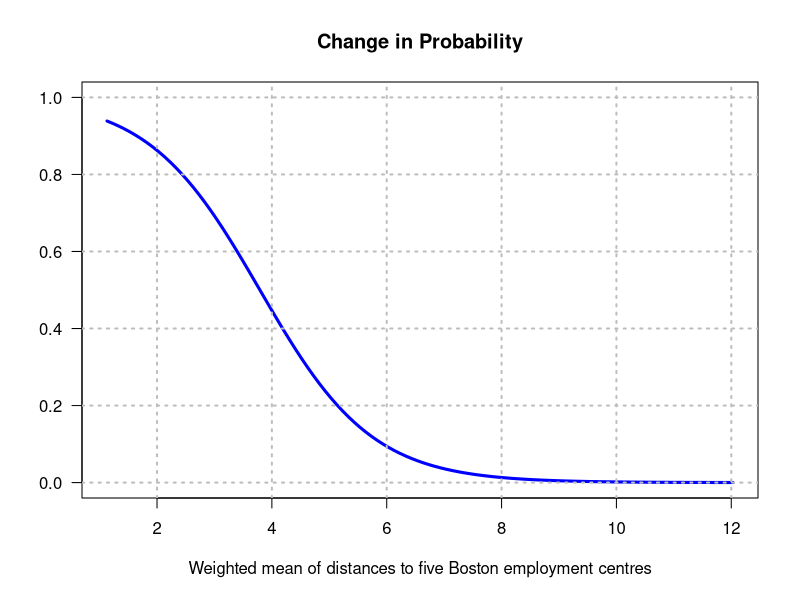
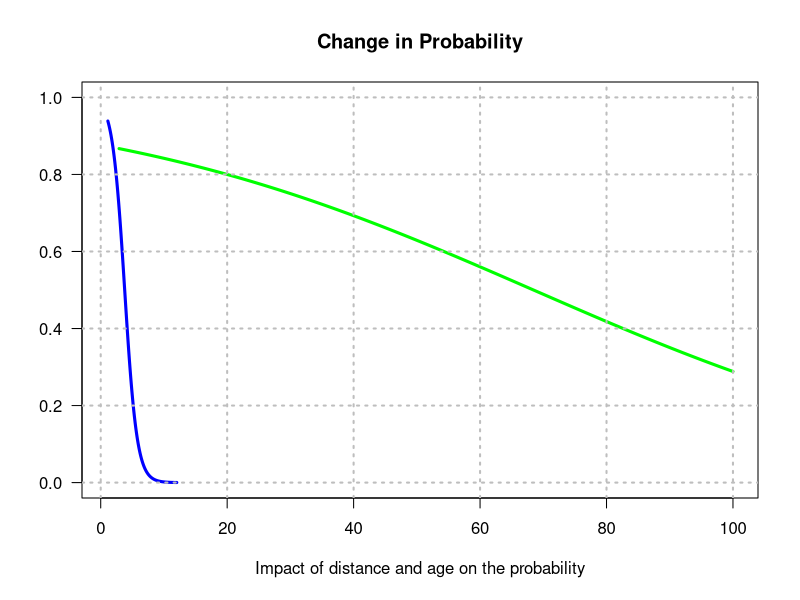
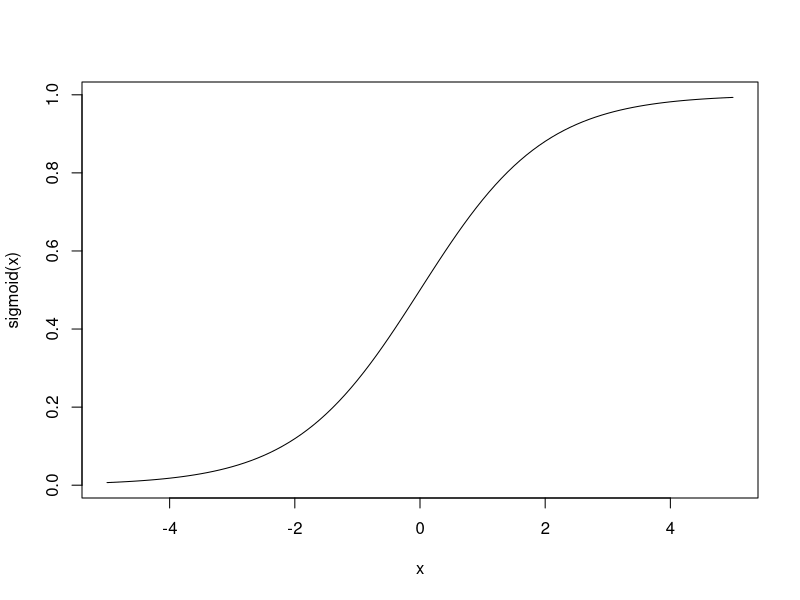
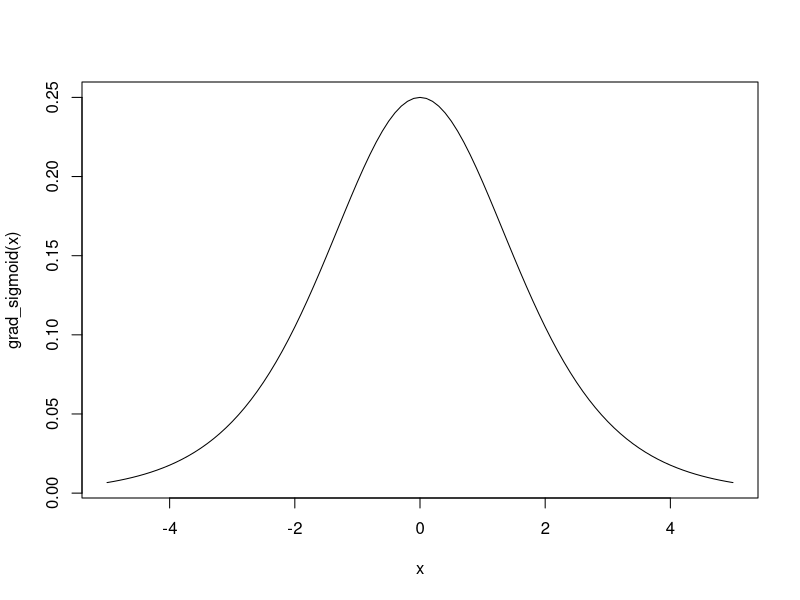
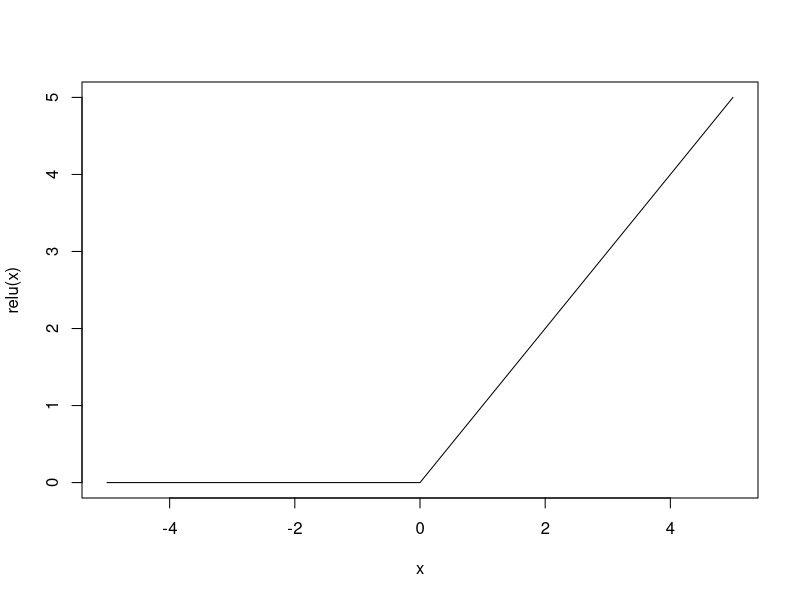
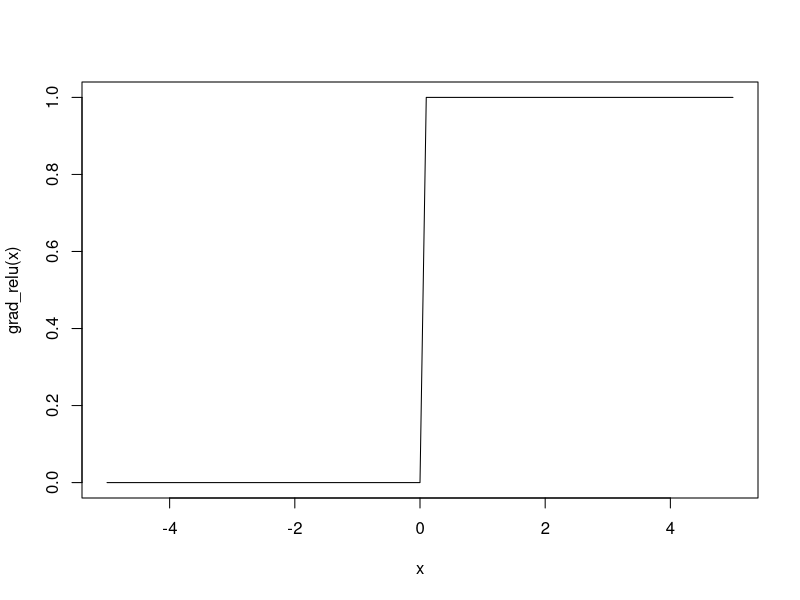
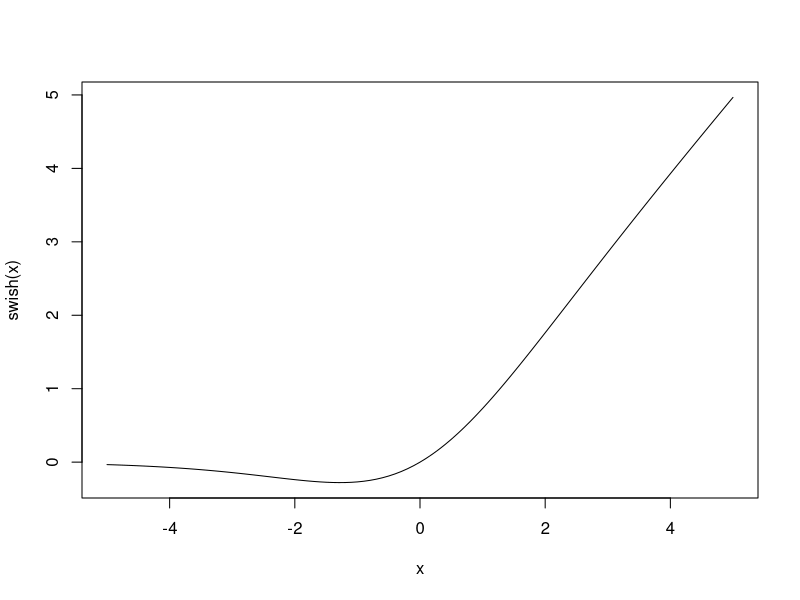
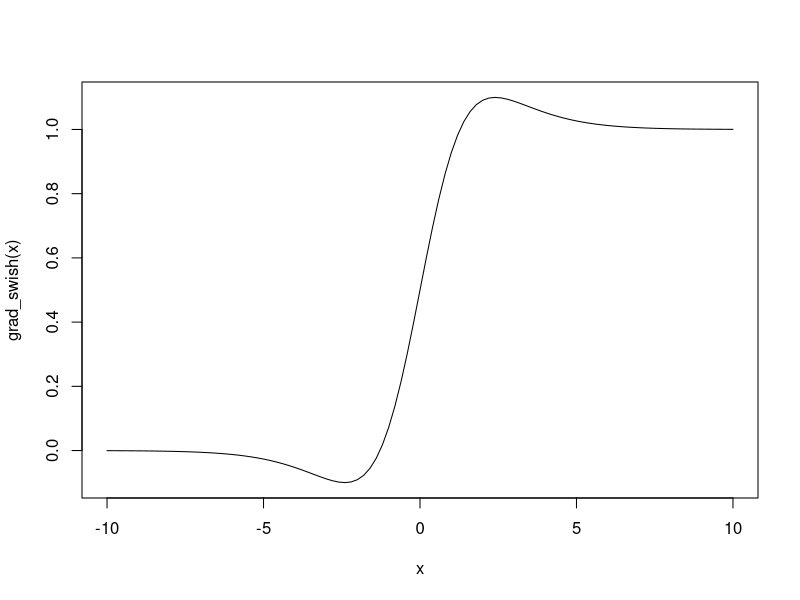

Recreate these plots in R, in order.
## ---- chunk 1
knitr::opts_chunk$set(
  comment = '',
  fig.width = 6,
  fig.height = 6,
  cache = FALSE
)
# for generic R help and tutorials
# help.start()
#  Setup  --------------------
# ~~~~~~~~~~~~~~~~~~~~~~~~~~~~
# install.packages("magrittr")
# install.packages("psych")
library(magrittr)
library(MASS)
library(psych)
## ---- chunk 2
#  Warm up: Logistic regression  ------------
# ~~~~~~~~~~~~~~~~~~~~~~~~~~~~~~~~~~~~~~~~~~~
names(Boston) %>% print
# Print the first 3 lines
head(Boston,3) %>% print

## ---- chunk 3
med_value <- median(Boston$medv)
# predict how many house will have higher price than the median house price
y <- ifelse(Boston$medv > med_value, 1, 0)

# Add out target to the data, and remove the median from the data 
Boston$y <- y
Boston$medv <- NULL

## ---- chunk 4
set.seed(11)
TT <- NROW(Boston)
tmp_ind <- sample(1:TT, size = TT / 2)

trainn <- Boston[tmp_ind, ]
testt <- Boston[-tmp_ind, ]

dim(trainn); dim(testt);
## ---- chunk 5
# Logistic regression

logreg <- glm(y ~ ., data = trainn, family = binomial)
summary(logreg)
## ---- chunk 6
dis_range <- seq(
  from = min(Boston$dis), to = max(Boston$dis),
  by = .1
)
n_range <- length(dis_range)

coeff <- coef(logreg)[-9] # remove 'dis'
mean_val <- apply(Boston, 2, mean)[-c(8, 14)] # without 'dis' and 'y'
mean_val <- c(1, mean_val) # add a constant
y0 <- rep(coeff %*% mean_val, n_range) +
  coef(logreg)[9] * dis_range
prob0 <- exp(y0) / (1 + exp(y0))

plot(dis_range, prob0,
  ylim = c(0, 1), las = 1,
  type = "l", lwd = 3, lty = 1, col = "blue",
  xlab = "Weighted mean of distances to five Boston employment centres", ylab = "",
  main = "Change in Probability"
)
grid(col = "grey", lwd = 2)

## ---- chunk 7
age_range <- seq(from = min(Boston$age), to = max(Boston$age), by = .1)
n_range_age <- length(age_range)

coeff2 <- coef(logreg)[-8] # remove 'age'
mean_val2 <- apply(Boston, 2, mean)[-c(7, 14)] # without 'dis' and 'y'
mean_val2 <- c(1, mean_val2)
y0_2 <- rep(coeff2 %*% mean_val2, n_range_age) + coef(logreg)[8] * age_range

prob0_2 <- exp(y0_2) / (1 + exp(y0_2))

plot(dis_range, prob0,
  ylim = c(0, 1), las = 1, xlim = c(1, 100),
  type = "l", lwd = 3, lty = 1, col = "blue",
  xlab = "Impact of distance and age on the probability", ylab = "",
  main = "Change in Probability"
)
lines(age_range, prob0_2, lwd = 3, lty = 1, col = "green"); grid(col = "grey", lwd = 2)
## ---- chunk 8
# get the fit using the model build using train dataset
trainn$fitt <- predict(logreg, data = trainn, type = "response")

# Predict using the model build using test dataset

testt$pred <-
  predict(logreg, newdata = testt, type = "response")
# names(testt)
# confusion matrix
confuse_tab <- table(actual = testt$y, predict = testt$pred > 0.5)
(confuse_tab[1, 1] + confuse_tab[2, 2]) / sum(confuse_tab)
## ---- chunk 9
# install.packages("Deriv")
library(Deriv)
sigmoid <- function(x) {
  X <- 1 / (1 + exp(-x))
  X
}
sigmoid(0.2)

curve(sigmoid, from = -5, to = 5)

grad_sigmoid <- Deriv(sigmoid)
grad_sigmoid(0.5)

curve(grad_sigmoid, from = -5, to = 5)
## ---- chunk 10

relu <- function(x) {
  ifelse(x > 0, x, 0)
}
curve(relu, from = -5, to = 5)

grad_relu <- Deriv(relu)
curve(grad_relu, from = -5, to = 5)

## ---- chunk 11
swish <- function(x) {
  x * sigmoid(x)
}
curve(swish, from = -5, to = 5)
grad_swish <- Deriv(swish)
curve(grad_swish, from = -10, to = 10)
## ---- chunk 12
TT <- 1000
x <- runif(TT, -10, 10)
par(mfrow = c(2, 1))
plot(x, pch = 19, ylab = "x")
tmpp <- tail(order(x), 5)
points(x[tmpp] ~ tmpp, pch = 19, las = 1, ylab = "", col = 2)
grid()
plot(exp(x), pch = 19, cex=0.5) # we can divide exp(x) if we want to normalize
grid()
points(exp(x)[tmpp] ~ tmpp, pch = 19, col = 2)

